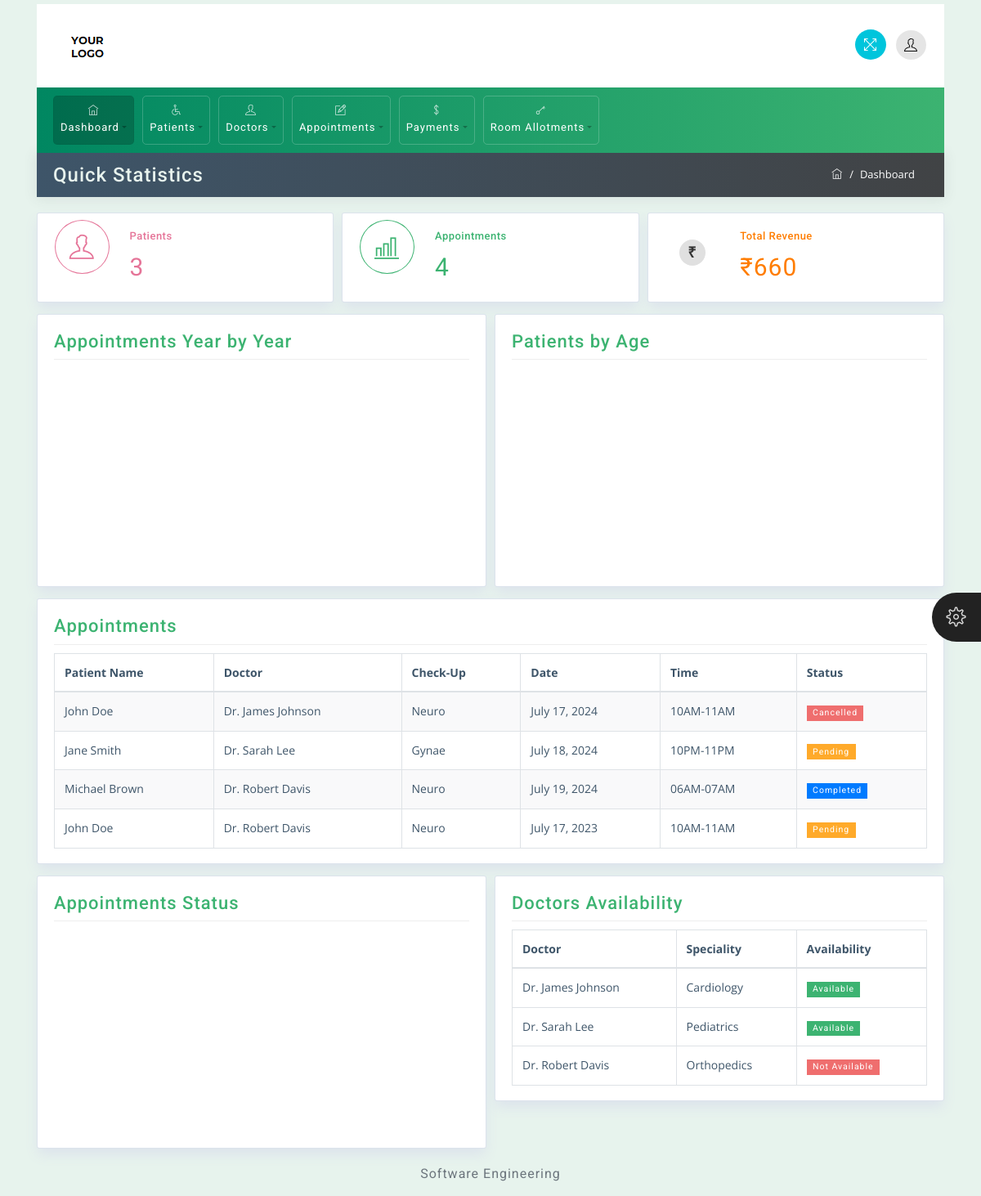
The app's page / (signed in) with its own data.
### app/models.py (models this page shows, shortened)
class Appointment(models.Model):
    DEPARTMENTS = [
        ('Neuro', 'Neuro'),
        ('Gynae', 'Gynae'),
    ]
    TIME_SLOTS = [
        ('10AM-11AM', '10AM-11AM'),
        ('10PM-11PM', '10PM-11PM'),
        ('06AM-07AM', '06AM-07AM'),
    ]
    STATUS_CHOICES = [
        ('Pending', 'Pending'),
        ('Completed', 'Completed'),
        ('Cancelled', 'Cancelled'),
    ]
    patient = models.ForeignKey(Patient, on_delete=models.CASCADE)
    department = models.CharField(max_length=100, choices=DEPARTMENTS)
    doctor = models.ForeignKey(Doctor, on_delete=models.CASCADE)
    appointment_date = models.DateField()
    time_slot = models.CharField(max_length=20, choices=TIME_SLOTS)
    token_number = models.CharField(max_length=40, unique=True)  # Auto-generated
    problem = models.TextField()
    status = models.CharField(max_length=20, choices=STATUS_CHOICES, default='Pending')

class Patient(models.Model):
    name = models.CharField(max_length=100)
    date_of_birth = models.DateField()
    age = models.PositiveIntegerField()
    phone = models.CharField(max_length=15)
    email = models.EmailField()
    gender = models.CharField(max_length=10, choices=[('Male', 'Male'), ('Female', 'Female')])
    address = models.TextField()
    file = models.FileField(upload_to='patients/')

class Doctor(models.Model):
    AVAILABILITY_CHOICES = [
        ('Available', 'Available'),
        ('Not Available', 'Not Available'),
    ]
    name = models.CharField(max_length=100)
    date_of_birth = models.DateField()
    specialization = models.CharField(max_length=100)
    experience = models.PositiveIntegerField()  # Years of experience
    age = models.PositiveIntegerField()
    phone = models.CharField(max_length=15)
    email = models.EmailField()
    gender = models.CharField(max_length=10, choices=[('Male', 'Male'), ('Female', 'Female')])
    address = models.TextField()
    file = models.FileField(upload_to='doctors/')
    availability = models.CharField(max_length=20, choices=AVAILABILITY_CHOICES, default='Available')

### app/views.py (the view)
# urls.py: path('', views.index, name='index'),
def index(request):
    if not request.user.is_authenticated:
        return redirect('login')
    patient_count = Patient.objects.count()
    doctor_count = Doctor.objects.count()
    appointment_count = Appointment.objects.count()
    appointments = Appointment.objects.all()
    doctors  = Doctor.objects.all()
    total_payments = Payment.objects.aggregate(total_amount=Sum('paid'))['total_amount']
    payment_count = Payment.objects.count()
    department_counts = Appointment.objects.values('department').annotate(count=Count('id'))
    room_allotments = RoomAllotment.objects.values('room_type').annotate(count=Count('id'))
    context = {
        'doctors' : doctors,
        'patient_count': patient_count,
        'doctor_count': doctor_count,
        'appointment_count': appointment_count,
        'appointments' : appointments,
        'total_payments': total_payments,
        'payment_count': payment_count,
        'department_counts': department_counts,
        'room_allotments': room_allotments,
        'active_page': 'dashboard',
    }
    return render(request, 'index.html', context)

### app/templates/index.html (shortened to what this page needs)
{% load static %}
<!DOCTYPE html>
<html>
<head>
    <link rel="stylesheet" href="{% static 'css/bootstrap.min.css' %}">
    <link rel="stylesheet" href="{% static 'css/themify-icons.css' %}">
    <link rel="stylesheet" href="{% static 'css/animate.css' %}">
    <link rel="stylesheet" href="{% static 'css/styles.css' %}">
    <link rel="stylesheet" href="{% static 'css/green.css' %}" id="style_theme">
    <link rel="stylesheet" href="{% static 'css/responsive.css' %}">
    <link rel="stylesheet" href="{% static 'charts/css/morris.css' %}">
    <link rel="stylesheet" href="{% static 'css/jquery-jvectormap.css' %}">
</head>
<body>
	<div class="theme-settings" id="switcher">
		<span class="theme-click">
			<span class="ti-settings"></span>
		</span>
	</div>
	<div class="wrapper">
		<div id="content">
			<div class="container top-brand">
				<nav class="navbar navbar-default">
					<div class="navbar-header">
						<div class="sidebar-header"> <a href="{%url 'index'%}"><img src="{% static 'images/logo-dark.png' %}" class="logo" alt="logo"></a>
						</div>
					</div>
					<ul class="nav justify-content-end">
						<li class="nav-item">
							<a class="nav-link">
								<span title="Fullscreen" class="ti-fullscreen fullscreen"></span>
							</a>
						</li>
						<li class="nav-item">
							<a class="nav-link dropdown-toggle" data-toggle="dropdown" href="#" role="button" aria-haspopup="true"
							 aria-expanded="false">
								<span class="ti-user"></span>
							</a>
						</li>
					</ul>
				</nav>
			</div>
			<div class="container menu-nav">
				{%include 'nav.html' with active_page="dashboard"%}
			</div>
			<div class="container mt-0">
				<div class="row breadcrumb-bar">
					<div class="col-md-6">
						<h3 class="block-title">Quick Statistics</h3>
					</div>
					<div class="col-md-6">
						<ol class="breadcrumb">
							<li class="breadcrumb-item">
								<a href="{%url 'index'%}">
									<span class="ti-home"></span>
								</a>
							</li>
							<li class="breadcrumb-item active">Dashboard</li>
						</ol>
					</div>
				</div>
			</div>
			<div class="container home">
				<div class="row">
					<div class="col-md-4">
						<div class="widget-area proclinic-box-shadow color-red">
							<div class="widget-left">
								<span class="ti-user"></span>
							</div>
							<div class="widget-right">
								<h4 class="wiget-title">Patients</h4>
								<span class="numeric color-red">{{patient_count}}</span>
							</div>
						</div>
					</div>
					<div class="col-md-4">
						<div class="widget-area proclinic-box-shadow color-green">
							<div class="widget-left">
								<span class="ti-bar-chart"></span>
							</div>
							<div class="widget-right">
								<h4 class="wiget-title">Appointments</h4>
								<span class="numeric color-green">{{appointment_count}}</span>
							</div>
						</div>
					</div>
					<div class="col-md-4">
						<div class="widget-area proclinic-box-shadow color-yellow">
							<div class="widget-left">
								<span class="rupee-circle">&#8377;</span>
							</div>
							<div class="widget-right">
								<h4 class="wiget-title">Total Revenue</h4>
								<span class="numeric color-yellow">&#8377;{{total_payments}}</span>
							</div>
						</div>
					</div>
				</div>
				<div class="row">
					<div class="col-md-6">
						<div class="widget-area-2 proclinic-box-shadow">
							<h3 class="widget-title">Appointments Year by Year</h3>
							<div id="lineMorris" class="chart-home"></div>
						</div>
					</div>
					<div class="col-md-6">
						<div class="widget-area-2 proclinic-box-shadow">
							<h3 class="widget-title"> Patients by Age</h3>
							<div id="barMorris" class="chart-home"></div>
						</div>
					</div>
				</div>
				<div class="row">
					<div class="col-md-12">
						<div class="widget-area-2 proclinic-box-shadow">
							<h3 class="widget-title">Appointments</h3>
							<div class="table-responsive">
								<table class="table table-bordered table-striped">
									<thead>
										<tr>
											<th>Patient Name</th>
											<th>Doctor</th>
											<th>Check-Up</th>
											<th>Date</th>
											<th>Time</th>
											<th>Status</th>
										</tr>
									</thead>
									<tbody>
										{% for appointment in appointments %}
										<tr>
											<td>{{appointment.patient.name}}</td>
											<td>{{appointment.doctor.name}}</td>
											<td>{{appointment.department}}</td>
											<td>{{appointment.appointment_date}}</td>
											<td>{{appointment.time_slot}}</td>
											<td>
												{% if appointment.status == 'Pending' %}
												<span class="badge badge-warning">Pending</span>
												{% elif appointment.status == 'Completed' %}
												<span class="badge badge-primary">Completed</span>
												{% else %}
												<span class="badge badge-danger">Cancelled</span>
												{% endif %}
											</td>
										 </tr>
										{%endfor%}
									</tbody>
								</table>
							</div>
						</div>
					</div>
				</div>
				<div class="row">
					<div class="col-sm-6">
						<div class="widget-area-2 proclinic-box-shadow">
							<h3 class="widget-title">Appointments Status</h3>
							<div id="donutMorris" class="chart-home"></div>
						</div>
					</div>
					<div class="col-md-6">
						<div class="widget-area-2 progress-status proclinic-box-shadow">
							<h3 class="widget-title">Doctors Availability</h3>
							<div class="table-responsive">
								<table class="table table-bordered">
									<thead>
										<tr>
											<th>Doctor</th>
											<th>Speciality</th>
											<th>Availability</th>
										</tr>
									</thead>
									<tbody>
										{% for doctor in doctors %}
										<tr>
											<td>{{ doctor.name }}</td>
											<td>{{ doctor.specialization }}</td>
											<td>
												{% if doctor.availability == "Available" %}
													<span class="badge badge-success">Available</span>
												{% else %}
													<span class="badge badge-danger">Not Available</span>
												{% endif %}
											</td>
										</tr>
										{% endfor %}
									</tbody>
								</table>
							</div>
						</div>
					</div>
				</div>
			</div>
			<div class="container">
				<div class="d-sm-flex justify-content-center">
				  <span class="text-muted text-center d-block d-sm-inline-block">Software Engineering<a href="#" target="_blank"></a></span>
				</div>
			</div>
		</div>
	</div>
</body>
</html>

### app/templates/nav.html (shortened to what this page needs)
<nav class="navbar navbar-expand-lg proclinic-bg text-white">
    <div class="collapse navbar-collapse" id="navbarSupportedContent">
        <ul class="navbar-nav mr-auto">
            <li class="nav-item dropdown {% if active_page == 'dashboard' %}active{% endif %}">
                <a class="nav-link dropdown-toggle" data-toggle="dropdown" href="#" role="button" aria-haspopup="true"
                 aria-expanded="false"><span class="ti-home"></span> Dashboard</a>
            </li>
            <li class="nav-item dropdown  {% if active_page == 'patients' %}active{% endif %}">
                <a class="nav-link dropdown-toggle" data-toggle="dropdown" href="#" role="button" aria-haspopup="true"
                 aria-expanded="false"><span class="ti-wheelchair"></span> Patients</a>
            </li>
            <li class="nav-item dropdown {% if active_page == 'doctors' %}active{% endif %}">
                <a class="nav-link dropdown-toggle" data-toggle="dropdown" href="#" role="button" aria-haspopup="true"
                 aria-expanded="false"><span class="ti-user"></span> Doctors</a>
            </li>
            <li class="nav-item dropdown {% if active_page == 'appointments' %}active{% endif %}">
                <a class="nav-link dropdown-toggle" data-toggle="dropdown" href="#" role="button" aria-haspopup="true"
                 aria-expanded="false"><span class="ti-pencil-alt"></span> Appointments</a>
            </li>
            <li class="nav-item dropdown {% if active_page == 'payments' %}active{% endif %}">
                <a class="nav-link dropdown-toggle" data-toggle="dropdown" href="#" role="button" aria-haspopup="true"
                 aria-expanded="false"><span class="ti-money"></span> Payments</a>
            </li>
            <li class="nav-item dropdown {% if active_page == 'rooms' %}active{% endif %}">
                <a class="nav-link dropdown-toggle" data-toggle="dropdown" href="#" role="button" aria-haspopup="true"
                 aria-expanded="false"><span class="ti-key"></span> Room Allotments</a>
            </li>
        </ul>
    </div>
</nav>

### app/static/app/css/green.css (style rules this page uses)
.proclinic-bg { background: #3CB371; background: -webkit-linear-gradient(to right, #008761, #3CB371); background: linear-gradient(to right, #008761, #3CB371); }
.widget-title { color: #3CB371; }

### app/static/app/css/responsive.css (style rules this page uses)
@media (min-width: 992px) { .row { margin-right: -5px; margin-left: -5px; } }
@media (min-width: 992px) and (max-width: 1200px) { .menu-nav [class^="ti-"], .menu-nav [class*=" ti-"] { display: block; margin-bottom: 5px; text-align: center; } }

### app/templates/index.html (style rules this page uses)
.rupee-circle { display: inline-block; width: 32px; height: 32px; line-height: 32px; text-align: center; border-radius: 50%; background-color: #e0e0e0; color: #333; font-size: 18px; font-weight: bold; font-family: Arial, sans-serif; }

### records on screen
Appointment: patient.name "John Doe", doctor.name "Dr. James Johnson", department "Neuro", appointment_date "July 17, 2024", time_slot "10AM-11AM", status "Cancelled"
Appointment: patient.name "Jane Smith", doctor.name "Dr. Sarah Lee", department "Gynae", appointment_date "July 18, 2024", time_slot "10PM-11PM", status "Pending"
Appointment: patient.name "Michael Brown", doctor.name "Dr. Robert Davis", department "Neuro", appointment_date "July 19, 2024", time_slot "06AM-07AM", status "Completed"
Appointment: patient.name "John Doe", doctor.name "Dr. Robert Davis", department "Neuro", appointment_date "July 17, 2023", time_slot "10AM-11AM", status "Pending"
Doctor: name "Dr. James Johnson", specialization "Cardiology", availability "Available"
Doctor: name "Dr. Sarah Lee", specialization "Pediatrics", availability "Available"
Doctor: name "Dr. Robert Davis", specialization "Orthopedics", availability "Not Available"

### other values on screen
{{ patient_count }} "3"
{{ appointment_count }} "4"
{{ total_payments }} "660"
